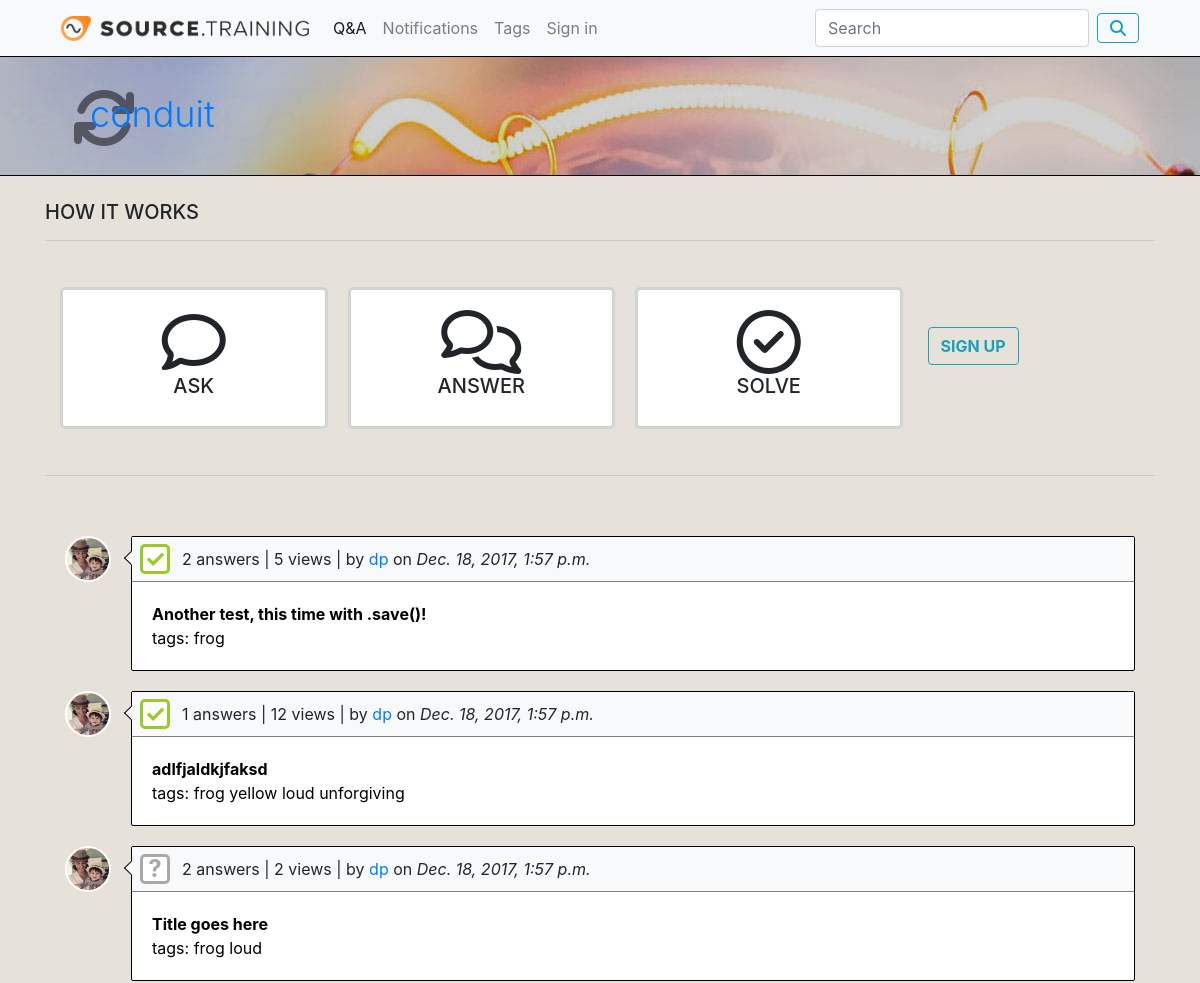
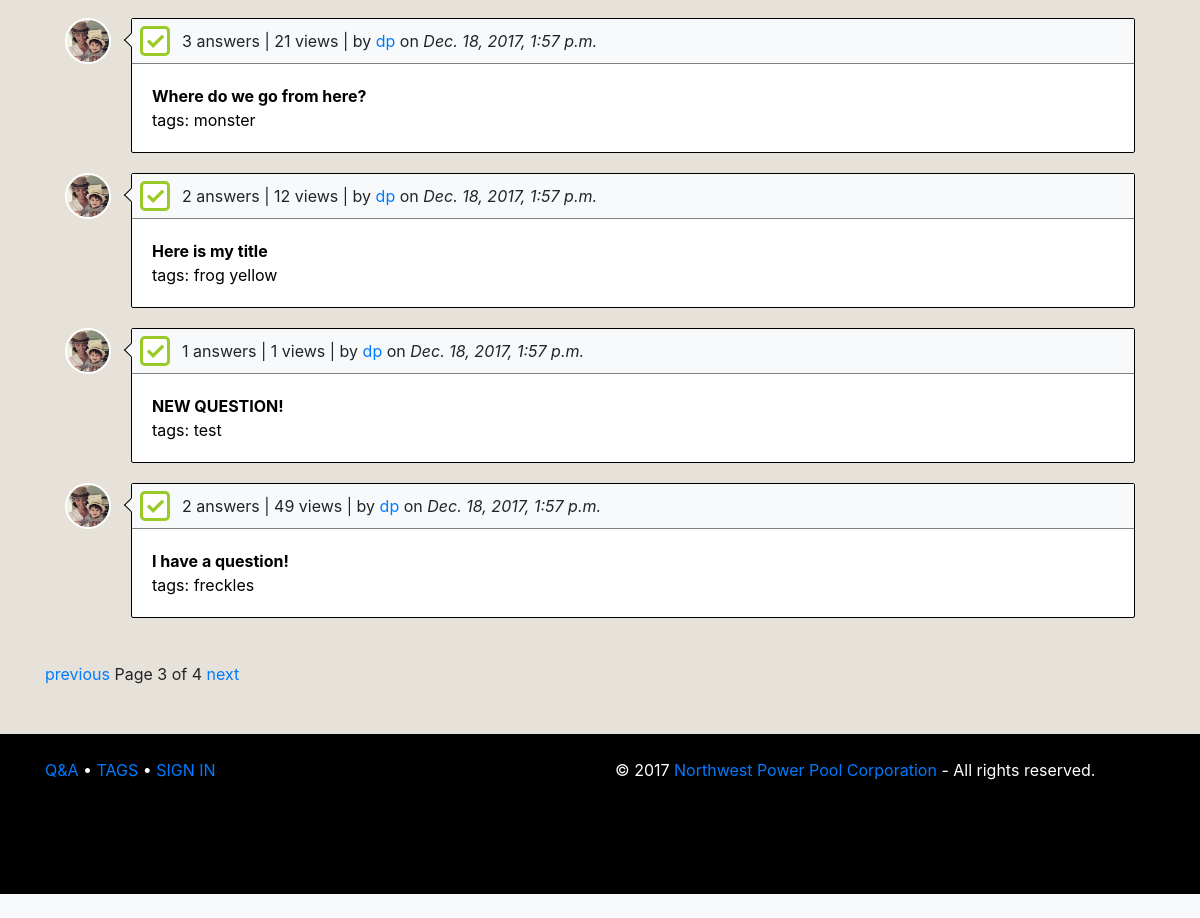
The page /questions/?page=3 on the database its author committed (2 pictures, top to bottom).
### questions/models.py (models this page shows, shortened)
class Question(models.Model):
    user = models.ForeignKey(User, on_delete=models.CASCADE)
    title = models.CharField(max_length=200)
    body = RichTextField()
    tags = TaggableManager()
    created = models.DateTimeField(auto_now_add=True)
    modified = models.DateTimeField(auto_now=True)
    solved = models.BooleanField(default=False)
    views = models.IntegerField(default=0)

class Profile(models.Model):  # Extends base User class with additional fields
    user = models.OneToOneField(User, primary_key=True, related_name='profile', on_delete=models.CASCADE)
    avatar = models.ImageField(upload_to="questions/media/", blank=True, null=True)
    questions = models.IntegerField(default=0)
    answers = models.IntegerField(default=0)
    comments = models.IntegerField(default=0)
    solutions = models.IntegerField(default=0)
    vote_counter = models.IntegerField(default=0)
    flags = models.IntegerField(default=0)

### questions/views.py (the view)
def index(request):  # w/Paginator
    question_list = Question.objects.order_by('-created')
    paginator = Paginator(question_list, 7) # Show 5 questions per page
    page = request.GET.get('page')
    try:
        questions = paginator.page(page)
    except PageNotAnInteger:
        questions = paginator.page(1)
    except EmptyPage:
        questions = paginator.page(paginator.num_pages)
    return render(request, 'questions/index.html', {'questions': questions})

### questions/templates/questions/index.html (shortened to what this page needs)
{% extends 'questions/base.html' %}
{% block feature %}
    {% if not request.user.is_authenticated %}
        <br />
        <div class="container">
            <h5>HOW IT WORKS</h5>
            <hr />
            <div class="row" id="how_it_works">
                <div class="col-md-3">
                    <span class="fa fa-comment-o" style="font-size: 4em"></span>
                    <h5>ASK</h5>
                </div>
                <div class="col-md-3">
                    <span class="fa fa-comments-o" style="font-size: 4em"></span>
                    <h5>ANSWER</h5>
                </div>
                <div class="col-md-3">
                    <span class="fa fa-check-circle-o" style="font-size: 4em"></span>
                    <h5>SOLVE</h5>
                </div>
                <div class="col-sm-2">
                    <a href="{% url 'questions:register' %}">
                        <button class="btn btn-outline-info my-2 my-sm-0" id="feature_signup"><b>SIGN UP</b></button>
                    </a>
                </div>
            </div>
            <hr />
        </div>
    {% endif %}
{% endblock %}
{% block content %}
<br />
<div class="container">
    {% for question in questions %}
        <div id="question_wrapper">
            <div>
                <a href="{% url 'questions:profile' question.user.id %}">
                    <img src="/{{ question.user.profile.avatar }}" height="46" width="46" id="avatar_thumbnail"/>
                </a>
            </div>
            <div id="question_container">
                <div id="question_data">
                    {{ question.answer_set.count }} answers | {{ question.views }} views |
                    by <a href="{% url 'questions:profile' question.user.id %}"> {{ question.user }} </a> on <i>{{ question.created }}</i>
                </div>
                <div id="question_header">
                    <a href="{% url 'questions:question_detail' question.id %}" class="text_link">
                        <div><b>{{ question.title }}</b>
                        <br /> tags:
                        {% for tag in question.tags.all %}
                            {{ tag }}
                        {% endfor %}
                        </div>
                    </a>
                </div>
                {% if question.solved == True %}
                    <div class="solved_indicator" id="solved">✓</div>
                {% else %}
                    <div class="unsolved_indicator" id="unsolved">?</div>
                {% endif %}
            </div>
        </div>
    {% endfor %}
    <br />
        <div class="pagination">
            <span class="step-links">
                {% if questions.has_previous %}
                    <a href="?page={{ questions.previous_page_number }}">previous</a>
                {% endif %}
                <span class="current">
                    Page {{ questions.number }} of {{ questions.paginator.num_pages }}
                </span>
                {% if questions.has_next %}
                    <a href="?page={{ questions.next_page_number }}">next</a>
                {% endif %}
            </span>
        </div>
<br />
<br />
</div>
{% endblock %}

### questions/static/questions/style.css (style rules this page uses)
body, html { margin: 0; overflow-x: hidden; background-color: #f8f9fa!important; }
#how_it_works { position: relative; padding: 20px; width: 100%; }
#how_it_works .col-md-3 { padding: 20px; margin: 10px; background-color: white; border-radius: 5px; text-align: center; border: 3px solid lightgrey; }
#feature_signup { position: relative; top: 50px; }
#question_wrapper { position: relative; display: flex; flex-direction: row; margin: 20px; }
#avatar_thumbnail { position: relative; border: 2px solid white; border-radius: 50%; }
#question_container { position: relative; border: 1px solid black; border-radius: 2px; margin-left: 20px; background-color: white; width: 100%; }
#question_data { padding-left: 50px; padding-right: 10px; padding-top: 10px; padding-bottom: 10px; position: inherit; width: 100%; background-color: #f8f9fa; border-bottom: 1px solid grey; }
#question_data::before { position: absolute; top: 16px; right: 100%; left: -6px; display: block; width: 10px; height: 10px; content: " "; transform: rotate(-45deg); background-color: #f8f9fa; border-top: 1px solid black; border-left: 1px solid black; }
#question_header { padding: 20px; }
.text_link { color: black; }
.unsolved_indicator { position: relative; width: 30px; height: 30px; font-weight: bold; line-height: 24px; text-align: center; font-size: 1.5em; border: 3px solid darkgrey; color: darkgrey; background-color: white; border-radius: 5px; z-index: 1; }
.solved_indicator { position: relative; width: 30px; height: 30px; font-weight: bold; line-height: 24px; text-align: center; font-size: 1.5em; border: 3px solid #9aca27; color: #9aca27; background-color: white; border-radius: 5px; z-index: 1; }
#solved { position: absolute; top: 7px; left: 8px; }
#unsolved { position: absolute; top: 7px; left: 8px; }

### rows shown on the page
Question: user.profile.avatar (picture), answer_set.count "2", views "5", user "dp", created "Dec. 18, 2017, 1:57 p.m.", title "Another test, this time with .save()!"
Tag: name "frog"
Question: user.profile.avatar (picture), answer_set.count "1", views "12", user "dp", created "Dec. 18, 2017, 1:57 p.m.", title "adlfjaldkjfaksd"
Tag: name "yellow"
Tag: name "loud"
Tag: name "unforgiving"
Question: user.profile.avatar (picture), answer_set.count "2", views "2", user "dp", created "Dec. 18, 2017, 1:57 p.m.", title "Title goes here"
Question: user.profile.avatar (picture), answer_set.count "3", views "21", user "dp", created "Dec. 18, 2017, 1:57 p.m.", title "Where do we go from here?"
Tag: name "monster"
Question: user.profile.avatar (picture), answer_set.count "2", views "12", user "dp", created "Dec. 18, 2017, 1:57 p.m.", title "Here is my title"
Question: user.profile.avatar (picture), answer_set.count "1", views "1", user "dp", created "Dec. 18, 2017, 1:57 p.m.", title "NEW QUESTION!"
Tag: name "test"
Question: user.profile.avatar (picture), answer_set.count "2", views "49", user "dp", created "Dec. 18, 2017, 1:57 p.m.", title "I have a question!"
Tag: name "freckles"

### other values the page prints
{{ questions.number }} "3"
{{ questions.paginator.num_pages }} "4"
